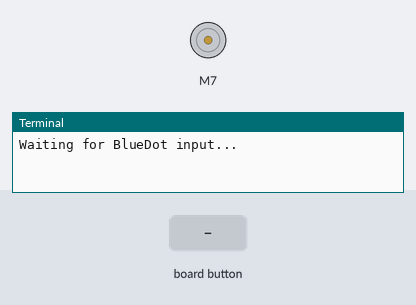
The program below on a simulated Raspberry Pi (BCM pin numbers). Shown: DC motor (green arrow = forward, orange = backward, longer = faster), the last lines printed to the terminal. The test bench sets the inputs (shaded band). The buttons are places on the Blue Dot phone app.

Above: at 1.2 s.
1.3 s: button top pressed
At 1.37 s:
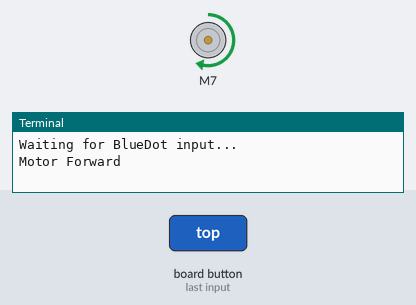
2.9 s: button bottom pressed
At 2.97 s:
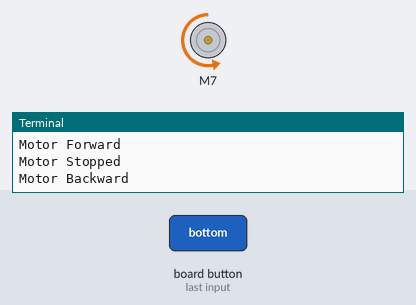
Timing chart, 0 to 5.9 s (numbered marks = the images above; inputs shaded):
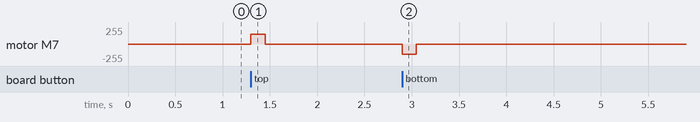

Measured:
- after the input at 1.3 s, motor M7: stopped → forward 150/255 at once, → stopped 0.15 s later
- after the input at 2.9 s, motor M7: stopped → backward 150/255 at once, → stopped 0.15 s later

The program:

R27._BlueDot_App_Controlled_DC_Motor.py
```python
"""
Components Used:
1. Raspberry Pi
2. DC Motor HAT
3. DC Motor
4. Battery Holder with 18650 Batteries
5. BlueDot App

Install Required Library:
pip install bluedot --break-system-packages
"""

from bluedot import BlueDot
from Raspi_MotorHAT import Raspi_MotorHAT
import time

mh = Raspi_MotorHAT(addr=0x6f)  # Initialize Motor HAT

motor = mh.getMotor(3)  # Select motor
motor.setSpeed(150)     # Set motor speed

bd = BlueDot()  # Create BlueDot object

def move(pos):
    if pos.top:
        print("Motor Forward")
        motor.run(Raspi_MotorHAT.FORWARD)

    elif pos.bottom:
        print("Motor Backward")
        motor.run(Raspi_MotorHAT.BACKWARD)

    else:
        print("Motor Stopped")
        motor.run(Raspi_MotorHAT.RELEASE)

def stop_motor(pos):
    print("Motor Stopped")
    motor.run(Raspi_MotorHAT.RELEASE)

bd.when_pressed = move    # Run when pressed
bd.when_released = stop_motor  # Run when released

try:
    print("Waiting for BlueDot input...")
    while True:
        time.sleep(0.1)  # Keep program running

except KeyboardInterrupt:
    print("Exiting...")
    motor.run(Raspi_MotorHAT.RELEASE)  # Stop motor
```
